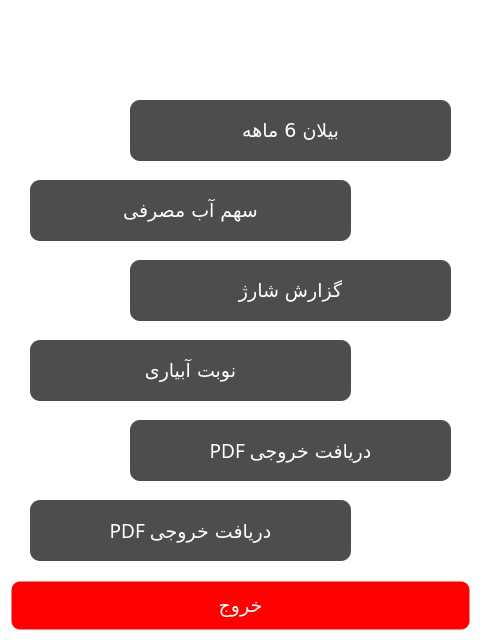
<?xml version="1.0" encoding="UTF-8"?>
<ui version="4.0">
 <class>main</class>
 <widget class="QWidget" name="main">
  <property name="geometry">
   <rect>
    <x>0</x>
    <y>0</y>
    <width>480</width>
    <height>640</height>
   </rect>
  </property>
  <property name="minimumSize">
   <size>
    <width>480</width>
    <height>640</height>
   </size>
  </property>
  <property name="maximumSize">
   <size>
    <width>1280</width>
    <height>720</height>
   </size>
  </property>
  <property name="font">
   <font>
    <family>Mikhak Medium</family>
    <pointsize>14</pointsize>
   </font>
  </property>
  <property name="cursor">
   <cursorShape>ArrowCursor</cursorShape>
  </property>
  <property name="windowTitle">
   <string>Form</string>
  </property>
  <property name="windowIcon">
   <iconset>
    <normaloff>:/pics/.Images/Icon/euro.png</normaloff>:/pics/.Images/Icon/euro.png</iconset>
  </property>
  <property name="styleSheet">
   <string notr="true">background-color:white;</string>
  </property>
  <widget class="QLabel" name="label">
   <property name="geometry">
    <rect>
     <x>70</x>
     <y>10</y>
     <width>1141</width>
     <height>51</height>
    </rect>
   </property>
   <property name="font">
    <font>
     <family>Mikhak Medium</family>
     <pointsize>18</pointsize>
     <weight>75</weight>
     <bold>true</bold>
     <underline>false</underline>
    </font>
   </property>
   <property name="styleSheet">
    <string notr="true">color:black</string>
   </property>
   <property name="text">
    <string>برنامه مدیریت ساختمان</string>
   </property>
   <property name="alignment">
    <set>Qt::AlignCenter</set>
   </property>
  </widget>
  <widget class="QPushButton" name="ButtExit">
   <property name="geometry">
    <rect>
     <x>10</x>
     <y>580</y>
     <width>461</width>
     <height>51</height>
    </rect>
   </property>
   <property name="font">
    <font>
     <family>Mikhak Medium</family>
     <pointsize>14</pointsize>
    </font>
   </property>
   <property name="cursor">
    <cursorShape>PointingHandCursor</cursorShape>
   </property>
   <property name="styleSheet">
    <string notr="true">QPushButton{
    background-color: rgb(255, 0, 0);
    border: 3px solid transparent;
    color:white;
    border-radius: 10px}
    QPushButton:hover{
    border: 3px solid rgb(255, 0, 0);}
    QPushButton:pressed{
    color:black;
	background-color: rgb(240, 240, 240);
    border: 3px solid rgb(255, 0, 0);}</string>
   </property>
   <property name="text">
    <string>خروج</string>
   </property>
  </widget>
  <widget class="QPushButton" name="ButtBilan">
   <property name="geometry">
    <rect>
     <x>130</x>
     <y>100</y>
     <width>321</width>
     <height>61</height>
    </rect>
   </property>
   <property name="font">
    <font>
     <family>Mikhak Medium</family>
     <pointsize>14</pointsize>
    </font>
   </property>
   <property name="cursor">
    <cursorShape>PointingHandCursor</cursorShape>
   </property>
   <property name="styleSheet">
    <string notr="true">QPushButton{
background-color: rgba(0,0,0,0.7);
border: 0px solid white;
color:white;
border-radius: 10px}
QPushButton:hover{
color:rgb(237, 255, 153);}</string>
   </property>
   <property name="text">
    <string>بیلان 6 ماهه</string>
   </property>
  </widget>
  <widget class="QPushButton" name="ButtAb">
   <property name="geometry">
    <rect>
     <x>30</x>
     <y>180</y>
     <width>321</width>
     <height>61</height>
    </rect>
   </property>
   <property name="font">
    <font>
     <family>Mikhak Medium</family>
     <pointsize>14</pointsize>
    </font>
   </property>
   <property name="cursor">
    <cursorShape>PointingHandCursor</cursorShape>
   </property>
   <property name="styleSheet">
    <string notr="true">QPushButton{
background-color: rgba(0,0,0,0.7);
border: 0px solid white;
color:white;
border-radius: 10px}
QPushButton:hover{
color:rgb(237, 255, 153);}</string>
   </property>
   <property name="text">
    <string>سهم آب مصرفی</string>
   </property>
  </widget>
  <widget class="QPushButton" name="ButtAbyari">
   <property name="geometry">
    <rect>
     <x>30</x>
     <y>340</y>
     <width>321</width>
     <height>61</height>
    </rect>
   </property>
   <property name="font">
    <font>
     <family>Mikhak Medium</family>
     <pointsize>14</pointsize>
    </font>
   </property>
   <property name="cursor">
    <cursorShape>PointingHandCursor</cursorShape>
   </property>
   <property name="styleSheet">
    <string notr="true">QPushButton{
background-color: rgba(0,0,0,0.7);
border: 0px solid white;
color:white;
border-radius: 10px}
QPushButton:hover{
color:rgb(237, 255, 153);}</string>
   </property>
   <property name="text">
    <string>نوبت آبیاری</string>
   </property>
  </widget>
  <widget class="QPushButton" name="ButtSharj">
   <property name="geometry">
    <rect>
     <x>130</x>
     <y>260</y>
     <width>321</width>
     <height>61</height>
    </rect>
   </property>
   <property name="font">
    <font>
     <family>Mikhak Medium</family>
     <pointsize>14</pointsize>
    </font>
   </property>
   <property name="cursor">
    <cursorShape>PointingHandCursor</cursorShape>
   </property>
   <property name="styleSheet">
    <string notr="true">QPushButton{
background-color: rgba(0,0,0,0.7);
border: 0px solid white;
color:white;
border-radius: 10px}
QPushButton:hover{
color:rgb(237, 255, 153);}</string>
   </property>
   <property name="text">
    <string>گزارش شارژ</string>
   </property>
  </widget>
  <widget class="QPushButton" name="ButtPDF">
   <property name="geometry">
    <rect>
     <x>130</x>
     <y>420</y>
     <width>321</width>
     <height>61</height>
    </rect>
   </property>
   <property name="font">
    <font>
     <family>Mikhak Medium</family>
     <pointsize>14</pointsize>
    </font>
   </property>
   <property name="cursor">
    <cursorShape>PointingHandCursor</cursorShape>
   </property>
   <property name="styleSheet">
    <string notr="true">QPushButton{
background-color: rgba(0,0,0,0.7);
border: 0px solid white;
color:white;
border-radius: 10px}
QPushButton:hover{
color:rgb(237, 255, 153);}</string>
   </property>
   <property name="text">
    <string>PDF دریافت خروجی</string>
   </property>
  </widget>
  <widget class="QLabel" name="label_2">
   <property name="geometry">
    <rect>
     <x>20</x>
     <y>695</y>
     <width>1241</width>
     <height>21</height>
    </rect>
   </property>
   <property name="font">
    <font>
     <family>Mikhak Medium</family>
     <pointsize>9</pointsize>
     <underline>false</underline>
    </font>
   </property>
   <property name="styleSheet">
    <string notr="true">color:black</string>
   </property>
   <property name="text">
    <string>Developed by Mehrshad</string>
   </property>
   <property name="alignment">
    <set>Qt::AlignCenter</set>
   </property>
  </widget>
  <widget class="QPushButton" name="ButtSettings_2">
   <property name="geometry">
    <rect>
     <x>1220</x>
     <y>10</y>
     <width>51</width>
     <height>51</height>
    </rect>
   </property>
   <property name="font">
    <font>
     <pointsize>30</pointsize>
    </font>
   </property>
   <property name="cursor">
    <cursorShape>PointingHandCursor</cursorShape>
   </property>
   <property name="whatsThis">
    <string>&lt;html&gt;&lt;head/&gt;&lt;body&gt;&lt;p align=&quot;center&quot;&gt;تنظیمات&lt;/p&gt;&lt;/body&gt;&lt;/html&gt;</string>
   </property>
   <property name="styleSheet">
    <string notr="true">border-radius:10px</string>
   </property>
   <property name="text">
    <string/>
   </property>
   <property name="icon">
    <iconset>
     <normaloff>:/pics/.Images/Icon/settings.png</normaloff>:/pics/.Images/Icon/settings.png</iconset>
   </property>
   <property name="iconSize">
    <size>
     <width>48</width>
     <height>48</height>
    </size>
   </property>
  </widget>
  <widget class="QPushButton" name="ButtPDF_2">
   <property name="geometry">
    <rect>
     <x>30</x>
     <y>500</y>
     <width>321</width>
     <height>61</height>
    </rect>
   </property>
   <property name="font">
    <font>
     <family>Mikhak Medium</family>
     <pointsize>14</pointsize>
    </font>
   </property>
   <property name="cursor">
    <cursorShape>PointingHandCursor</cursorShape>
   </property>
   <property name="styleSheet">
    <string notr="true">QPushButton{
background-color: rgba(0,0,0,0.7);
border: 0px solid white;
color:white;
border-radius: 10px}
QPushButton:hover{
color:rgb(237, 255, 153);}</string>
   </property>
   <property name="text">
    <string>PDF دریافت خروجی</string>
   </property>
  </widget>
  <zorder>label_2</zorder>
  <zorder>label</zorder>
  <zorder>ButtExit</zorder>
  <zorder>ButtBilan</zorder>
  <zorder>ButtAb</zorder>
  <zorder>ButtAbyari</zorder>
  <zorder>ButtSharj</zorder>
  <zorder>ButtPDF</zorder>
  <zorder>ButtSettings_2</zorder>
  <zorder>ButtPDF_2</zorder>
 </widget>
 <tabstops>
  <tabstop>ButtBilan</tabstop>
  <tabstop>ButtAb</tabstop>
  <tabstop>ButtSharj</tabstop>
  <tabstop>ButtAbyari</tabstop>
  <tabstop>ButtPDF</tabstop>
  <tabstop>ButtExit</tabstop>
 </tabstops>
 <resources>
  <include location="Apart11.qrc"/>
 </resources>
 <connections/>
</ui>
